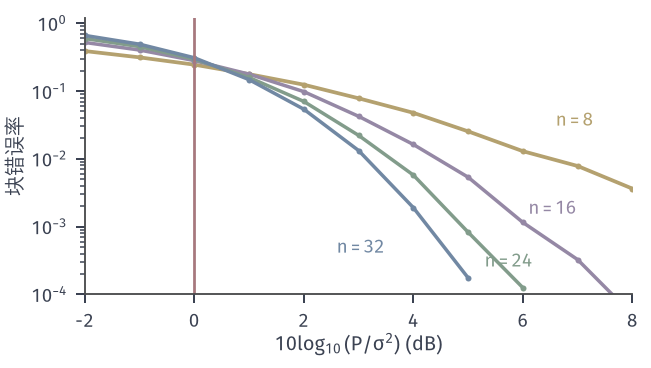

Write the Python code that produced this figure.
from pathlib import Path
import sys, math
HERE = Path(__file__).resolve().parent
sys.path.insert(0, str(HERE.parent/"gcc-common"))
from gcc_fig import *
# Random codes of rate R = 1/2 on the Gaussian channel with sigma^2 = 1: M = 2^(n/2) codewords, each an iid N(0,1)
# vector rescaled to length sqrt(nP) (so every codeword meets the budget with equality); maximum-likelihood
# (nearest codeword) decoding. Block error rate estimated by simulation (seed 11, 40000 uniformly drawn messages per
# point) for n = 8, 16, 24, 32 (yellow, purple, green, blue). Red line: P/sigma^2 = 1 (0 dB), where C = 1/2.
rng = np.random.default_rng(11); R = .5; T = 40000
db = np.arange(-2, 8.01, 1.0)
fig, ax = figure(width_mm=92, height_mm=52)
panel(fig, left=.13, right=.97, top=.95, bottom=.2)
facts = {}
for n, col in ((8, YELLOW), (16, PURPLE), (24, GREEN), (32, BLUE)):
    M = int(round(2**(n*R)))
    cb = rng.normal(size=(M, n)).astype(np.float32)
    cb *= np.sqrt(n)/np.linalg.norm(cb, axis=1, keepdims=True)
    pe = []
    for d in db:
        P = 10**(d/10); err = 0
        for start in range(0, T, 500):
            m = rng.integers(0, M, 500)
            y = cb[m]*np.float32(math.sqrt(P)) + rng.normal(size=(500, n)).astype(np.float32)
            err += int((np.argmax(y @ cb.T, axis=1) != m).sum())
        pe.append(err/T)
    pe = np.array(pe); facts['n=%d' % n] = dict(zip([float(x) for x in db], [float(x) for x in pe]))
    k = pe > 0
    ax.plot(db[k], pe[k], color=col, lw=1.5 if col == YELLOW else 1.4, marker='o', ms=2.4, mew=0)
ax.axvline(0, color=RED, lw=1.1)
ax.set_yscale('log'); ax.set_ylim(1e-4, 1.2); ax.set_xlim(-2, 8)
ax.set_xlabel(r'$10\log_{10}(P/\sigma^2)$ (dB)', labelpad=1); ax.set_ylabel('块错误率', labelpad=2)
lab(ax, 6.6, .03, r'$n=8$', YELLOW); lab(ax, 6.1, 1.5e-3, r'$n=16$', PURPLE)
lab(ax, 5.3, 2.5e-4, r'$n=24$', GREEN); lab(ax, 2.6, 4e-4, r'$n=32$', BLUE)
save(fig, HERE, 'figure', facts)
